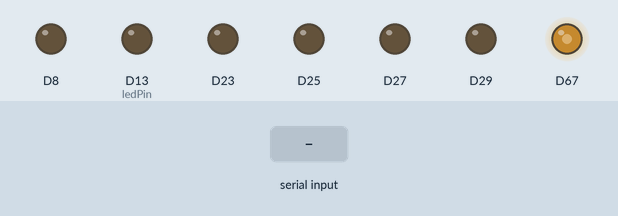
This sketch was run on a simulated Arduino Due. Parts: output pins drawn as LEDs (lit = HIGH). The test bench sets the inputs (shaded band).

Above: at 1.2 s.
1.3 s: "v90\n" received over Serial
Timing chart, 0 to 4.3 s (numbered marks = the images above; inputs shaded):
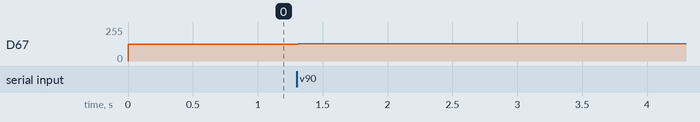

The sketch:

Diesel.ino
```cpp
#include <DueTimer.h>
//0 DIesel

//Leave defined if you use native port, comment if using programming port
//#define Serial SerialUSB
//
#define CAN0_TRANSFER_ID    0x05
#define CAN_FRAME_SEND_ID   0x16
#define MAX_CAN_FRAME_DATA_LEN   8

int incomingByte = 0;
int i1 = 0, i2 = 0, i3 = 0;
int pb=0, qb=0, pd=0, qd=0;
int flag=0;
//int i3 = 0, vl = 0;
const int ledPin =  LED_BUILTIN;
char aa, tramRasp[9];
String a, spm, sqm, svl, ssoc;
//String si3;
int pm, qm, vl,vl2, soc;

//volatile boolean pinra = false;
bool pinra=false;
bool bi1 = false, bi2 = false,bi3 = false, bi4 = false;
int cont=0;
char frst, scnd, thrd, frth;
//bool v = false, bi3 = false;


void setup()
{
 analogReadResolution(12);
 analogWriteResolution(12);
  Serial.begin(115200);

  pinMode(8, OUTPUT);
  pinMode(23, OUTPUT);
  pinMode(25, OUTPUT);
  pinMode(27, OUTPUT);
  pinMode(29, OUTPUT);
  pinMode(9, INPUT);
  pinMode(ledPin, OUTPUT);
  digitalWrite(8, LOW);
  digitalWrite(23, LOW);
  digitalWrite(25, LOW);
  digitalWrite(27, LOW);
  digitalWrite(29, LOW);
  digitalWrite(ledPin, LOW);

  //attachInterrupt(digitalPinToInterrupt(9), lectura, RISING);

  //delay(2000);
}

void lectura(){
  pinra = true;
 }

void sendToRasp() {
  memset(tramRasp,0,sizeof(tramRasp));
  digitalWrite(27, HIGH);

    // biomasa, diesel, vl
    //while (pinra == false) {
      //digitalWrite(ledPin,HIGH);
      sprintf(tramRasp, "f%07de",i1);
      Serial.print(tramRasp);
      Serial.flush();

      //pinra = digitalRead(9);
      //delay(10);
    //}
    //pinra = false;
    digitalWrite(23, LOW);
    digitalWrite(25, LOW);
    digitalWrite(27, LOW);
    digitalWrite(29, LOW);
    digitalWrite(ledPin,LOW);

}

void receiveRaspData() {
  memset(&aa,0,sizeof(aa));
  //while (Serial.available() <= 0) {//Serial.println(2);
    //delay(1);
  //}
  //digitalWrite(ledPin,LOW);
  //a = "";
  while (Serial.available() > 0) {
    //digitalWrite(ledPin,HIGH);
    aa = Serial.read();
    a += aa;
    if (aa == '\n') {
      //while(Serial.available()){Serial.read();}
      //digitalWrite(ledPin,HIGH);
      frst = a.charAt(0);

      //Serial.println(head);
//      delay(2000);
      //digitalWrite(27,LOW);
      if (frst == 'v') {
        //Serial.print(a);
        flag=1;

        //digitalWrite(ledPin,HIGH);
        svl= a.substring(1, 8);

        vl = svl.toInt();

        digitalWrite(8, HIGH);
        digitalWrite(8, LOW);
        //delay(1); // este delay va
//        Serial.println(a);
//        Serial.flush();
        a = "";
      }
      //while( digitalRead(9)!=0);
      Serial.flush();
      a = "";
    }
  }

  //digitalWrite(8, LOW);
  //while(Serial.available()){Serial.read();}
}

void loop() {


  //digitalWrite(8, LOW);
  //i1=analogRead(A0);
  //sendToRasp();
  receiveRaspData();
  vl2=map(vl, -500, 500, 0, 4095);
  vl2=map(vl, -20000, 20000, 0, 4095);
  analogWrite(DAC1,vl2);
  //digitalWrite(27, LOW);

  //digitalWrite(27, LOW);
  //cont=cont+1;
  //while( cont==3){}
  delay(13);
}
```

Measured:
- after the input at 1.3 s, D67: 127/255 → 128/255 at once
